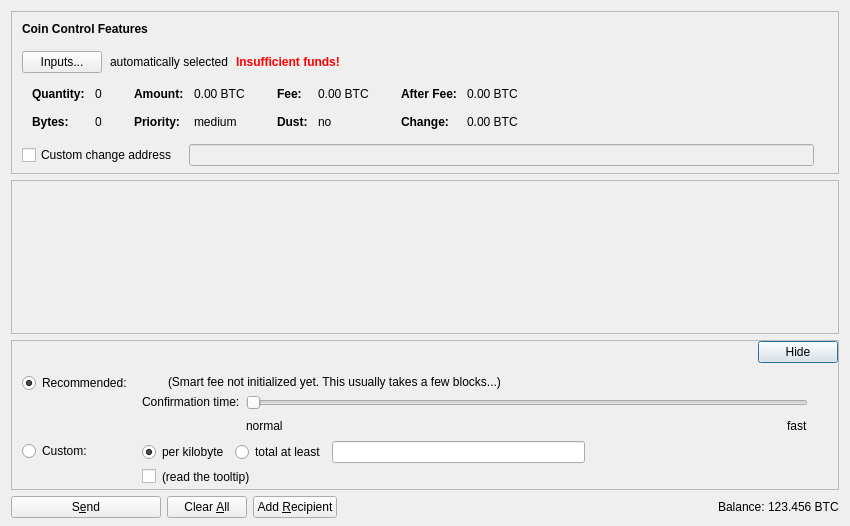
<?xml version="1.0" encoding="UTF-8"?>
<ui version="4.0">
 <class>SendCoinsDialog</class>
 <widget class="QDialog" name="SendCoinsDialog">
  <property name="geometry">
   <rect>
    <x>0</x>
    <y>0</y>
    <width>850</width>
    <height>526</height>
   </rect>
  </property>
  <property name="windowTitle">
   <string>Send Coins</string>
  </property>
  <layout class="QVBoxLayout" name="verticalLayout" stretch="0,1,0,0">
   <property name="bottomMargin">
    <number>8</number>
   </property>
   <item>
    <widget class="QFrame" name="frameCoinControl">
     <property name="sizePolicy">
      <sizepolicy hsizetype="Expanding" vsizetype="Expanding">
       <horstretch>0</horstretch>
       <verstretch>0</verstretch>
      </sizepolicy>
     </property>
     <property name="maximumSize">
      <size>
       <width>16777215</width>
       <height>16777215</height>
      </size>
     </property>
     <property name="frameShape">
      <enum>QFrame::StyledPanel</enum>
     </property>
     <property name="frameShadow">
      <enum>QFrame::Sunken</enum>
     </property>
     <layout class="QVBoxLayout" name="verticalLayoutCoinControl2">
      <property name="spacing">
       <number>0</number>
      </property>
      <property name="leftMargin">
       <number>0</number>
      </property>
      <property name="topMargin">
       <number>0</number>
      </property>
      <property name="rightMargin">
       <number>0</number>
      </property>
      <property name="bottomMargin">
       <number>6</number>
      </property>
      <item>
       <layout class="QVBoxLayout" name="verticalLayoutCoinControl" stretch="0,0,0,0,1">
        <property name="spacing">
         <number>0</number>
        </property>
        <property name="leftMargin">
         <number>10</number>
        </property>
        <property name="topMargin">
         <number>10</number>
        </property>
        <item>
         <layout class="QHBoxLayout" name="horizontalLayoutCoinControl1">
          <property name="bottomMargin">
           <number>15</number>
          </property>
          <item>
           <widget class="QLabel" name="labelCoinControlFeatures">
            <property name="sizePolicy">
             <sizepolicy hsizetype="Preferred" vsizetype="Maximum">
              <horstretch>0</horstretch>
              <verstretch>0</verstretch>
             </sizepolicy>
            </property>
            <property name="font">
             <font>
              <weight>75</weight>
              <bold>true</bold>
             </font>
            </property>
            <property name="styleSheet">
             <string notr="true">font-weight:bold;</string>
            </property>
            <property name="text">
             <string>Coin Control Features</string>
            </property>
           </widget>
          </item>
         </layout>
        </item>
        <item>
         <layout class="QHBoxLayout" name="horizontalLayoutCoinControl2" stretch="0,0,0,0">
          <property name="spacing">
           <number>8</number>
          </property>
          <property name="bottomMargin">
           <number>10</number>
          </property>
          <item>
           <widget class="QPushButton" name="pushButtonCoinControl">
            <property name="styleSheet">
             <string notr="true"/>
            </property>
            <property name="text">
             <string>Inputs...</string>
            </property>
            <property name="autoDefault">
             <bool>false</bool>
            </property>
           </widget>
          </item>
          <item>
           <widget class="QLabel" name="labelCoinControlAutomaticallySelected">
            <property name="text">
             <string>automatically selected</string>
            </property>
            <property name="margin">
             <number>5</number>
            </property>
           </widget>
          </item>
          <item>
           <widget class="QLabel" name="labelCoinControlInsuffFunds">
            <property name="font">
             <font>
              <weight>75</weight>
              <bold>true</bold>
             </font>
            </property>
            <property name="styleSheet">
             <string notr="true">color:red;font-weight:bold;</string>
            </property>
            <property name="text">
             <string>Insufficient funds!</string>
            </property>
            <property name="margin">
             <number>5</number>
            </property>
           </widget>
          </item>
          <item>
           <spacer name="horizontalSpacerCoinControl">
            <property name="orientation">
             <enum>Qt::Horizontal</enum>
            </property>
            <property name="sizeHint" stdset="0">
             <size>
              <width>40</width>
              <height>1</height>
             </size>
            </property>
           </spacer>
          </item>
         </layout>
        </item>
        <item>
         <widget class="QWidget" name="widgetCoinControl" native="true">
          <property name="sizePolicy">
           <sizepolicy hsizetype="Preferred" vsizetype="Preferred">
            <horstretch>0</horstretch>
            <verstretch>0</verstretch>
           </sizepolicy>
          </property>
          <property name="minimumSize">
           <size>
            <width>0</width>
            <height>0</height>
           </size>
          </property>
          <property name="styleSheet">
           <string notr="true"/>
          </property>
          <layout class="QHBoxLayout" name="horizontalLayoutCoinControl5">
           <property name="leftMargin">
            <number>0</number>
           </property>
           <property name="topMargin">
            <number>0</number>
           </property>
           <property name="rightMargin">
            <number>0</number>
           </property>
           <property name="bottomMargin">
            <number>0</number>
           </property>
           <item>
            <layout class="QHBoxLayout" name="horizontalLayoutCoinControl3" stretch="0,0,0,1">
             <property name="spacing">
              <number>20</number>
             </property>
             <property name="topMargin">
              <number>0</number>
             </property>
             <property name="bottomMargin">
              <number>10</number>
             </property>
             <item>
              <layout class="QFormLayout" name="formLayoutCoinControl1">
               <property name="horizontalSpacing">
                <number>10</number>
               </property>
               <property name="verticalSpacing">
                <number>14</number>
               </property>
               <property name="leftMargin">
                <number>10</number>
               </property>
               <property name="topMargin">
                <number>4</number>
               </property>
               <property name="rightMargin">
                <number>6</number>
               </property>
               <item row="0" column="0">
                <widget class="QLabel" name="labelCoinControlQuantityText">
                 <property name="font">
                  <font>
                   <weight>75</weight>
                   <bold>true</bold>
                  </font>
                 </property>
                 <property name="text">
                  <string>Quantity:</string>
                 </property>
                 <property name="margin">
                  <number>0</number>
                 </property>
                </widget>
               </item>
               <item row="0" column="1">
                <widget class="QLabel" name="labelCoinControlQuantity">
                 <property name="cursor">
                  <cursorShape>IBeamCursor</cursorShape>
                 </property>
                 <property name="contextMenuPolicy">
                  <enum>Qt::ActionsContextMenu</enum>
                 </property>
                 <property name="text">
                  <string notr="true">0</string>
                 </property>
                 <property name="margin">
                  <number>0</number>
                 </property>
                 <property name="textInteractionFlags">
                  <set>Qt::LinksAccessibleByMouse|Qt::TextSelectableByKeyboard|Qt::TextSelectableByMouse</set>
                 </property>
                </widget>
               </item>
               <item row="1" column="0">
                <widget class="QLabel" name="labelCoinControlBytesText">
                 <property name="font">
                  <font>
                   <weight>75</weight>
                   <bold>true</bold>
                  </font>
                 </property>
                 <property name="text">
                  <string>Bytes:</string>
                 </property>
                </widget>
               </item>
               <item row="1" column="1">
                <widget class="QLabel" name="labelCoinControlBytes">
                 <property name="cursor">
                  <cursorShape>IBeamCursor</cursorShape>
                 </property>
                 <property name="contextMenuPolicy">
                  <enum>Qt::ActionsContextMenu</enum>
                 </property>
                 <property name="text">
                  <string notr="true">0</string>
                 </property>
                 <property name="textInteractionFlags">
                  <set>Qt::LinksAccessibleByMouse|Qt::TextSelectableByKeyboard|Qt::TextSelectableByMouse</set>
                 </property>
                </widget>
               </item>
              </layout>
             </item>
             <item>
              <layout class="QFormLayout" name="formLayoutCoinControl2">
               <property name="horizontalSpacing">
                <number>10</number>
               </property>
               <property name="verticalSpacing">
                <number>14</number>
               </property>
               <property name="leftMargin">
                <number>6</number>
               </property>
               <property name="topMargin">
                <number>4</number>
               </property>
               <property name="rightMargin">
                <number>6</number>
               </property>
               <item row="0" column="0">
                <widget class="QLabel" name="labelCoinControlAmountText">
                 <property name="font">
                  <font>
                   <weight>75</weight>
                   <bold>true</bold>
                  </font>
                 </property>
                 <property name="text">
                  <string>Amount:</string>
                 </property>
                 <property name="margin">
                  <number>0</number>
                 </property>
                </widget>
               </item>
               <item row="0" column="1">
                <widget class="QLabel" name="labelCoinControlAmount">
                 <property name="cursor">
                  <cursorShape>IBeamCursor</cursorShape>
                 </property>
                 <property name="contextMenuPolicy">
                  <enum>Qt::ActionsContextMenu</enum>
                 </property>
                 <property name="text">
                  <string notr="true">0.00 BTC</string>
                 </property>
                 <property name="textInteractionFlags">
                  <set>Qt::LinksAccessibleByMouse|Qt::TextSelectableByKeyboard|Qt::TextSelectableByMouse</set>
                 </property>
                </widget>
               </item>
               <item row="1" column="0">
                <widget class="QLabel" name="labelCoinControlPriorityText">
                 <property name="font">
                  <font>
                   <weight>75</weight>
                   <bold>true</bold>
                  </font>
                 </property>
                 <property name="text">
                  <string>Priority:</string>
                 </property>
                </widget>
               </item>
               <item row="1" column="1">
                <widget class="QLabel" name="labelCoinControlPriority">
                 <property name="cursor">
                  <cursorShape>IBeamCursor</cursorShape>
                 </property>
                 <property name="contextMenuPolicy">
                  <enum>Qt::ActionsContextMenu</enum>
                 </property>
                 <property name="text">
                  <string notr="true">medium</string>
                 </property>
                 <property name="textInteractionFlags">
                  <set>Qt::LinksAccessibleByMouse|Qt::TextSelectableByKeyboard|Qt::TextSelectableByMouse</set>
                 </property>
                </widget>
               </item>
              </layout>
             </item>
             <item>
              <layout class="QFormLayout" name="formLayoutCoinControl3">
               <property name="horizontalSpacing">
                <number>10</number>
               </property>
               <property name="verticalSpacing">
                <number>14</number>
               </property>
               <property name="leftMargin">
                <number>6</number>
               </property>
               <property name="topMargin">
                <number>4</number>
               </property>
               <property name="rightMargin">
                <number>6</number>
               </property>
               <item row="0" column="0">
                <widget class="QLabel" name="labelCoinControlFeeText">
                 <property name="font">
                  <font>
                   <weight>75</weight>
                   <bold>true</bold>
                  </font>
                 </property>
                 <property name="text">
                  <string>Fee:</string>
                 </property>
                 <property name="margin">
                  <number>0</number>
                 </property>
                </widget>
               </item>
               <item row="0" column="1">
                <widget class="QLabel" name="labelCoinControlFee">
                 <property name="cursor">
                  <cursorShape>IBeamCursor</cursorShape>
                 </property>
                 <property name="contextMenuPolicy">
                  <enum>Qt::ActionsContextMenu</enum>
                 </property>
                 <property name="text">
                  <string notr="true">0.00 BTC</string>
                 </property>
                 <property name="textInteractionFlags">
                  <set>Qt::LinksAccessibleByMouse|Qt::TextSelectableByKeyboard|Qt::TextSelectableByMouse</set>
                 </property>
                </widget>
               </item>
               <item row="1" column="0">
                <widget class="QLabel" name="labelCoinControlLowOutputText">
                 <property name="font">
                  <font>
                   <weight>75</weight>
                   <bold>true</bold>
                  </font>
                 </property>
                 <property name="text">
                  <string>Dust:</string>
                 </property>
                </widget>
               </item>
               <item row="1" column="1">
                <widget class="QLabel" name="labelCoinControlLowOutput">
                 <property name="cursor">
                  <cursorShape>IBeamCursor</cursorShape>
                 </property>
                 <property name="contextMenuPolicy">
                  <enum>Qt::ActionsContextMenu</enum>
                 </property>
                 <property name="text">
                  <string notr="true">no</string>
                 </property>
                 <property name="textInteractionFlags">
                  <set>Qt::LinksAccessibleByMouse|Qt::TextSelectableByKeyboard|Qt::TextSelectableByMouse</set>
                 </property>
                </widget>
               </item>
              </layout>
             </item>
             <item>
              <layout class="QFormLayout" name="formLayoutCoinControl4">
               <property name="horizontalSpacing">
                <number>10</number>
               </property>
               <property name="verticalSpacing">
                <number>14</number>
               </property>
               <property name="leftMargin">
                <number>6</number>
               </property>
               <property name="topMargin">
                <number>4</number>
               </property>
               <property name="rightMargin">
                <number>6</number>
               </property>
               <item row="0" column="0">
                <widget class="QLabel" name="labelCoinControlAfterFeeText">
                 <property name="font">
                  <font>
                   <weight>75</weight>
                   <bold>true</bold>
                  </font>
                 </property>
                 <property name="text">
                  <string>After Fee:</string>
                 </property>
                 <property name="margin">
                  <number>0</number>
                 </property>
                </widget>
               </item>
               <item row="0" column="1">
                <widget class="QLabel" name="labelCoinControlAfterFee">
                 <property name="cursor">
                  <cursorShape>IBeamCursor</cursorShape>
                 </property>
                 <property name="contextMenuPolicy">
                  <enum>Qt::ActionsContextMenu</enum>
                 </property>
                 <property name="text">
                  <string notr="true">0.00 BTC</string>
                 </property>
                 <property name="textInteractionFlags">
                  <set>Qt::LinksAccessibleByMouse|Qt::TextSelectableByKeyboard|Qt::TextSelectableByMouse</set>
                 </property>
                </widget>
               </item>
               <item row="1" column="0">
                <widget class="QLabel" name="labelCoinControlChangeText">
                 <property name="font">
                  <font>
                   <weight>75</weight>
                   <bold>true</bold>
                  </font>
                 </property>
                 <property name="text">
                  <string>Change:</string>
                 </property>
                </widget>
               </item>
               <item row="1" column="1">
                <widget class="QLabel" name="labelCoinControlChange">
                 <property name="cursor">
                  <cursorShape>IBeamCursor</cursorShape>
                 </property>
                 <property name="contextMenuPolicy">
                  <enum>Qt::ActionsContextMenu</enum>
                 </property>
                 <property name="text">
                  <string notr="true">0.00 BTC</string>
                 </property>
                 <property name="textInteractionFlags">
                  <set>Qt::LinksAccessibleByMouse|Qt::TextSelectableByKeyboard|Qt::TextSelectableByMouse</set>
                 </property>
                </widget>
               </item>
              </layout>
             </item>
            </layout>
           </item>
          </layout>
         </widget>
        </item>
        <item>
         <layout class="QHBoxLayout" name="horizontalLayoutCoinControl4" stretch="0,0,0">
          <property name="spacing">
           <number>12</number>
          </property>
          <property name="sizeConstraint">
           <enum>QLayout::SetDefaultConstraint</enum>
          </property>
          <property name="topMargin">
           <number>5</number>
          </property>
          <property name="rightMargin">
           <number>5</number>
          </property>
          <item>
           <widget class="QCheckBox" name="checkBoxCoinControlChange">
            <property name="toolTip">
             <string>If this is activated, but the change address is empty or invalid, change will be sent to a newly generated address.</string>
            </property>
            <property name="text">
             <string>Custom change address</string>
            </property>
           </widget>
          </item>
          <item>
           <widget class="QValidatedLineEdit" name="lineEditCoinControlChange">
            <property name="enabled">
             <bool>false</bool>
            </property>
            <property name="sizePolicy">
             <sizepolicy hsizetype="Expanding" vsizetype="Fixed">
              <horstretch>0</horstretch>
              <verstretch>0</verstretch>
             </sizepolicy>
            </property>
           </widget>
          </item>
          <item>
           <widget class="QLabel" name="labelCoinControlChangeLabel">
            <property name="sizePolicy">
             <sizepolicy hsizetype="Preferred" vsizetype="Expanding">
              <horstretch>0</horstretch>
              <verstretch>0</verstretch>
             </sizepolicy>
            </property>
            <property name="minimumSize">
             <size>
              <width>0</width>
              <height>0</height>
             </size>
            </property>
            <property name="text">
             <string/>
            </property>
            <property name="margin">
             <number>3</number>
            </property>
           </widget>
          </item>
         </layout>
        </item>
        <item>
         <spacer name="verticalSpacerCoinControl">
          <property name="orientation">
           <enum>Qt::Vertical</enum>
          </property>
          <property name="sizeHint" stdset="0">
           <size>
            <width>800</width>
            <height>1</height>
           </size>
          </property>
         </spacer>
        </item>
       </layout>
      </item>
     </layout>
    </widget>
   </item>
   <item>
    <widget class="QScrollArea" name="scrollArea">
     <property name="widgetResizable">
      <bool>true</bool>
     </property>
     <widget class="QWidget" name="scrollAreaWidgetContents">
      <property name="geometry">
       <rect>
        <x>0</x>
        <y>0</y>
        <width>830</width>
        <height>104</height>
       </rect>
      </property>
      <layout class="QVBoxLayout" name="verticalLayout_2" stretch="0,1">
       <property name="leftMargin">
        <number>0</number>
       </property>
       <property name="topMargin">
        <number>0</number>
       </property>
       <property name="rightMargin">
        <number>0</number>
       </property>
       <property name="bottomMargin">
        <number>0</number>
       </property>
       <item>
        <layout class="QVBoxLayout" name="entries">
         <property name="spacing">
          <number>6</number>
         </property>
        </layout>
       </item>
       <item>
        <spacer name="verticalSpacer">
         <property name="orientation">
          <enum>Qt::Vertical</enum>
         </property>
         <property name="sizeHint" stdset="0">
          <size>
           <width>20</width>
           <height>40</height>
          </size>
         </property>
        </spacer>
       </item>
      </layout>
     </widget>
    </widget>
   </item>
   <item>
    <widget class="QFrame" name="frameFee">
     <property name="sizePolicy">
      <sizepolicy hsizetype="Expanding" vsizetype="Expanding">
       <horstretch>0</horstretch>
       <verstretch>0</verstretch>
      </sizepolicy>
     </property>
     <property name="maximumSize">
      <size>
       <width>16777215</width>
       <height>16777215</height>
      </size>
     </property>
     <property name="frameShape">
      <enum>QFrame::StyledPanel</enum>
     </property>
     <property name="frameShadow">
      <enum>QFrame::Sunken</enum>
     </property>
     <layout class="QVBoxLayout" name="verticalLayoutFee1">
      <property name="spacing">
       <number>0</number>
      </property>
      <property name="leftMargin">
       <number>0</number>
      </property>
      <property name="topMargin">
       <number>0</number>
      </property>
      <property name="rightMargin">
       <number>0</number>
      </property>
      <property name="bottomMargin">
       <number>0</number>
      </property>
      <item>
       <layout class="QVBoxLayout" name="verticalLayoutFee2" stretch="0,0,0">
        <property name="spacing">
         <number>0</number>
        </property>
        <property name="leftMargin">
         <number>10</number>
        </property>
        <property name="topMargin">
         <number>0</number>
        </property>
        <item>
         <layout class="QHBoxLayout" name="horizontalLayoutFee1">
          <property name="bottomMargin">
           <number>0</number>
          </property>
          <item>
           <layout class="QVBoxLayout" name="verticalLayoutFee7">
            <property name="spacing">
             <number>0</number>
            </property>
            <item>
             <spacer name="verticalSpacerSmartFee">
              <property name="orientation">
               <enum>Qt::Vertical</enum>
              </property>
              <property name="sizeType">
               <enum>QSizePolicy::Fixed</enum>
              </property>
              <property name="sizeHint" stdset="0">
               <size>
                <width>1</width>
                <height>4</height>
               </size>
              </property>
             </spacer>
            </item>
            <item>
             <spacer name="verticalSpacer_5">
              <property name="orientation">
               <enum>Qt::Vertical</enum>
              </property>
              <property name="sizeHint" stdset="0">
               <size>
                <width>1</width>
                <height>1</height>
               </size>
              </property>
             </spacer>
            </item>
           </layout>
          </item>
          <item>
           <spacer name="horizontalSpacer_4">
            <property name="orientation">
             <enum>Qt::Horizontal</enum>
            </property>
            <property name="sizeHint" stdset="0">
             <size>
              <width>40</width>
              <height>20</height>
             </size>
            </property>
           </spacer>
          </item>
          <item>
           <widget class="QPushButton" name="buttonMinimizeFee">
            <property name="toolTip">
             <string>collapse fee-settings</string>
            </property>
            <property name="text">
             <string>Hide</string>
            </property>
           </widget>
          </item>
         </layout>
        </item>
        <item>
         <widget class="QFrame" name="frameFeeSelection">
          <layout class="QVBoxLayout" name="verticalLayoutFee12">
           <property name="spacing">
            <number>0</number>
           </property>
           <property name="leftMargin">
            <number>0</number>
           </property>
           <property name="topMargin">
            <number>0</number>
           </property>
           <property name="rightMargin">
            <number>0</number>
           </property>
           <property name="bottomMargin">
            <number>0</number>
           </property>
           <item>
            <layout class="QGridLayout" name="gridLayoutFee">
             <property name="topMargin">
              <number>10</number>
             </property>
             <property name="bottomMargin">
              <number>4</number>
             </property>
             <property name="horizontalSpacing">
              <number>10</number>
             </property>
             <property name="verticalSpacing">
              <number>4</number>
             </property>
             <item row="1" column="1">
              <layout class="QVBoxLayout" name="verticalLayoutFee8">
               <property name="spacing">
                <number>6</number>
               </property>
               <item>
                <layout class="QHBoxLayout" name="horizontalLayoutFee13">
                 <item>
                  <widget class="QRadioButton" name="radioCustomPerKilobyte">
                   <property name="toolTip">
                    <string>If the custom fee is set to 1000 satoshis and the transaction is only 250 bytes, then &quot;per kilobyte&quot; only pays 250 satoshis in fee, while &quot;total at least&quot; pays 1000 satoshis. For transactions bigger than a kilobyte both pay by kilobyte.</string>
                   </property>
                   <property name="text">
                    <string>per kilobyte</string>
                   </property>
                   <property name="checked">
                    <bool>true</bool>
                   </property>
                   <attribute name="buttonGroup">
                    <string notr="true">groupCustomFee</string>
                   </attribute>
                  </widget>
                 </item>
                 <item>
                  <widget class="QRadioButton" name="radioCustomAtLeast">
                   <property name="toolTip">
                    <string>If the custom fee is set to 1000 satoshis and the transaction is only 250 bytes, then &quot;per kilobyte&quot; only pays 250 satoshis in fee, while &quot;total at least&quot; pays 1000 satoshis. For transactions bigger than a kilobyte both pay by kilobyte.</string>
                   </property>
                   <property name="text">
                    <string>total at least</string>
                   </property>
                   <attribute name="buttonGroup">
                    <string notr="true">groupCustomFee</string>
                   </attribute>
                  </widget>
                 </item>
                 <item>
                  <widget class="BitcoinAmountField" name="customFee"/>
                 </item>
                 <item>
                  <spacer name="horizontalSpacer_6">
                   <property name="orientation">
                    <enum>Qt::Horizontal</enum>
                   </property>
                   <property name="sizeHint" stdset="0">
                    <size>
                     <width>1</width>
                     <height>1</height>
                    </size>
                   </property>
                  </spacer>
                 </item>
                </layout>
               </item>
               <item>
                <layout class="QHBoxLayout" name="horizontalLayoutFee8">
                 <item>
                  <widget class="QCheckBox" name="checkBoxMinimumFee">
                   <property name="toolTip">
                    <string>Paying only the minimum fee is just fine as long as there is less transaction volume than space in the blocks. But be aware that this can end up in a never confirming transaction once there is more demand for bitcoin transactions than the network can process.</string>
                   </property>
                   <property name="text">
                    <string/>
                   </property>
                  </widget>
                 </item>
                 <item>
                  <widget class="QLabel" name="labelMinFeeWarning">
                   <property name="enabled">
                    <bool>true</bool>
                   </property>
                   <property name="toolTip">
                    <string>Paying only the minimum fee is just fine as long as there is less transaction volume than space in the blocks. But be aware that this can end up in a never confirming transaction once there is more demand for bitcoin transactions than the network can process.</string>
                   </property>
                   <property name="text">
                    <string>(read the tooltip)</string>
                   </property>
                   <property name="margin">
                    <number>5</number>
                   </property>
                  </widget>
                 </item>
                 <item>
                  <spacer name="horizontalSpacer_2">
                   <property name="orientation">
                    <enum>Qt::Horizontal</enum>
                   </property>
                   <property name="sizeHint" stdset="0">
                    <size>
                     <width>1</width>
                     <height>1</height>
                    </size>
                   </property>
                  </spacer>
                 </item>
                </layout>
               </item>
              </layout>
             </item>
             <item row="0" column="0">
              <layout class="QVBoxLayout" name="verticalLayoutFee4" stretch="0,1">
               <item>
                <widget class="QRadioButton" name="radioSmartFee">
                 <property name="text">
                  <string>Recommended:</string>
                 </property>
                 <property name="checked">
                  <bool>true</bool>
                 </property>
                 <attribute name="buttonGroup">
                  <string notr="true">groupFee</string>
                 </attribute>
                </widget>
               </item>
               <item>
                <spacer name="verticalSpacer_2">
                 <property name="orientation">
                  <enum>Qt::Vertical</enum>
                 </property>
                 <property name="sizeHint" stdset="0">
                  <size>
                   <width>1</width>
                   <height>1</height>
                  </size>
                 </property>
                </spacer>
               </item>
              </layout>
             </item>
             <item row="1" column="0">
              <layout class="QVBoxLayout" name="verticalLayoutFee9" stretch="0,1">
               <item>
                <widget class="QRadioButton" name="radioCustomFee">
                 <property name="text">
                  <string>Custom:</string>
                 </property>
                 <attribute name="buttonGroup">
                  <string notr="true">groupFee</string>
                 </attribute>
                </widget>
               </item>
               <item>
                <spacer name="verticalSpacer_6">
                 <property name="orientation">
                  <enum>Qt::Vertical</enum>
                 </property>
                 <property name="sizeHint" stdset="0">
                  <size>
                   <width>1</width>
                   <height>1</height>
                  </size>
                 </property>
                </spacer>
               </item>
              </layout>
             </item>
             <item row="0" column="1">
              <layout class="QVBoxLayout" name="verticalLayoutFee3" stretch="0,0,1">
               <property name="spacing">
                <number>6</number>
               </property>
               <property name="topMargin">
                <number>2</number>
               </property>
               <item>
                <layout class="QHBoxLayout" name="horizontalLayoutFee12">
                 <item>
                  <widget class="QLabel" name="labelSmartFee">
                   <property name="text">
                    <string/>
                   </property>
                   <property name="margin">
                    <number>2</number>
                   </property>
                  </widget>
                 </item>
                 <item>
                  <widget class="QLabel" name="labelFeeEstimation">
                   <property name="text">
                    <string/>
                   </property>
                  </widget>
                 </item>
                 <item>
                  <widget class="QLabel" name="labelSmartFee2">
                   <property name="text">
                    <string>(Smart fee not initialized yet. This usually takes a few blocks...)</string>
                   </property>
                   <property name="margin">
                    <number>2</number>
                   </property>
                  </widget>
                 </item>
                 <item>
                  <spacer name="horizontalSpacer_5">
                   <property name="orientation">
                    <enum>Qt::Horizontal</enum>
                   </property>
                   <property name="sizeHint" stdset="0">
                    <size>
                     <width>1</width>
                     <height>1</height>
                    </size>
                   </property>
                  </spacer>
                 </item>
                </layout>
               </item>
               <item>
                <layout class="QHBoxLayout" name="horizontalLayoutFee9">
                 <item>
                  <layout class="QVBoxLayout" name="verticalLayoutFee6">
                   <item>
                    <widget class="QLabel" name="labelSmartFee3">
                     <property name="text">
                      <string>Confirmation time:</string>
                     </property>
                     <property name="margin">
                      <number>2</number>
                     </property>
                    </widget>
                   </item>
                   <item>
                    <spacer name="verticalSpacer_3">
                     <property name="orientation">
                      <enum>Qt::Vertical</enum>
                     </property>
                     <property name="sizeHint" stdset="0">
                      <size>
                       <width>1</width>
                       <height>1</height>
                      </size>
                     </property>
                    </spacer>
                   </item>
                  </layout>
                 </item>
                 <item>
                  <layout class="QVBoxLayout" name="verticalLayoutFee5">
                   <property name="rightMargin">
                    <number>30</number>
                   </property>
                   <item>
                    <widget class="QSlider" name="sliderSmartFee">
                     <property name="minimum">
                      <number>0</number>
                     </property>
                     <property name="maximum">
                      <number>24</number>
                     </property>
                     <property name="pageStep">
                      <number>1</number>
                     </property>
                     <property name="value">
                      <number>0</number>
                     </property>
                     <property name="orientation">
                      <enum>Qt::Horizontal</enum>
                     </property>
                     <property name="invertedAppearance">
                      <bool>false</bool>
                     </property>
                     <property name="invertedControls">
                      <bool>false</bool>
                     </property>
                     <property name="tickPosition">
                      <enum>QSlider::NoTicks</enum>
                     </property>
                    </widget>
                   </item>
                   <item>
                    <layout class="QHBoxLayout" name="horizontalLayoutFee10">
                     <item>
                      <widget class="QLabel" name="labelSmartFeeNormal">
                       <property name="text">
                        <string>normal</string>
                       </property>
                      </widget>
                     </item>
                     <item>
                      <spacer name="horizontalSpacer_3">
                       <property name="orientation">
                        <enum>Qt::Horizontal</enum>
                       </property>
                       <property name="sizeHint" stdset="0">
                        <size>
                         <width>40</width>
                         <height>20</height>
                        </size>
                       </property>
                      </spacer>
                     </item>
                     <item>
                      <widget class="QLabel" name="labelSmartFeeFast">
                       <property name="text">
                        <string>fast</string>
                       </property>
                      </widget>
                     </item>
                    </layout>
                   </item>
                  </layout>
                 </item>
                </layout>
               </item>
               <item>
                <spacer name="verticalSpacer_4">
                 <property name="orientation">
                  <enum>Qt::Vertical</enum>
                 </property>
                 <property name="sizeHint" stdset="0">
                  <size>
                   <width>1</width>
                   <height>1</height>
                  </size>
                 </property>
                </spacer>
               </item>
              </layout>
             </item>
            </layout>
           </item>
          </layout>
         </widget>
        </item>
        <item>
         <spacer name="verticalSpacerFee">
          <property name="orientation">
           <enum>Qt::Vertical</enum>
          </property>
          <property name="sizeHint" stdset="0">
           <size>
            <width>800</width>
            <height>1</height>
           </size>
          </property>
         </spacer>
        </item>
       </layout>
      </item>
     </layout>
    </widget>
   </item>
   <item>
    <layout class="QHBoxLayout" name="horizontalLayout">
     <item>
      <widget class="QPushButton" name="sendButton">
       <property name="minimumSize">
        <size>
         <width>150</width>
         <height>0</height>
        </size>
       </property>
       <property name="toolTip">
        <string>Confirm the send action</string>
       </property>
       <property name="text">
        <string>S&amp;end</string>
       </property>
       <property name="icon">
        <iconset resource="../bitcoin.qrc">
         <normaloff>:/icons/send</normaloff>:/icons/send</iconset>
       </property>
       <property name="autoDefault">
        <bool>false</bool>
       </property>
       <property name="default">
        <bool>false</bool>
       </property>
      </widget>
     </item>
     <item>
      <widget class="QPushButton" name="clearButton">
       <property name="sizePolicy">
        <sizepolicy hsizetype="Minimum" vsizetype="Fixed">
         <horstretch>0</horstretch>
         <verstretch>0</verstretch>
        </sizepolicy>
       </property>
       <property name="toolTip">
        <string>Clear all fields of the form.</string>
       </property>
       <property name="text">
        <string>Clear &amp;All</string>
       </property>
       <property name="icon">
        <iconset resource="../bitcoin.qrc">
         <normaloff>:/icons/remove</normaloff>:/icons/remove</iconset>
       </property>
       <property name="autoDefault">
        <bool>false</bool>
       </property>
      </widget>
     </item>
     <item>
      <widget class="QPushButton" name="addButton">
       <property name="toolTip">
        <string>Send to multiple recipients at once</string>
       </property>
       <property name="text">
        <string>Add &amp;Recipient</string>
       </property>
       <property name="icon">
        <iconset resource="../bitcoin.qrc">
         <normaloff>:/icons/add</normaloff>:/icons/add</iconset>
       </property>
       <property name="autoDefault">
        <bool>false</bool>
       </property>
      </widget>
     </item>
     <item>
      <spacer name="horizontalSpacer">
       <property name="orientation">
        <enum>Qt::Horizontal</enum>
       </property>
       <property name="sizeHint" stdset="0">
        <size>
         <width>40</width>
         <height>20</height>
        </size>
       </property>
      </spacer>
     </item>
     <item>
      <layout class="QHBoxLayout" name="horizontalLayout_2">
       <property name="spacing">
        <number>3</number>
       </property>
       <item>
        <widget class="QLabel" name="label">
         <property name="sizePolicy">
          <sizepolicy hsizetype="Preferred" vsizetype="Fixed">
           <horstretch>0</horstretch>
           <verstretch>0</verstretch>
          </sizepolicy>
         </property>
         <property name="text">
          <string>Balance:</string>
         </property>
        </widget>
       </item>
       <item>
        <widget class="QLabel" name="labelBalance">
         <property name="sizePolicy">
          <sizepolicy hsizetype="Preferred" vsizetype="Fixed">
           <horstretch>0</horstretch>
           <verstretch>0</verstretch>
          </sizepolicy>
         </property>
         <property name="cursor">
          <cursorShape>IBeamCursor</cursorShape>
         </property>
         <property name="text">
          <string notr="true">123.456 BTC</string>
         </property>
         <property name="textInteractionFlags">
          <set>Qt::LinksAccessibleByMouse|Qt::TextSelectableByKeyboard|Qt::TextSelectableByMouse</set>
         </property>
        </widget>
       </item>
      </layout>
     </item>
    </layout>
   </item>
  </layout>
 </widget>
 <customwidgets>
  <customwidget>
   <class>QValidatedLineEdit</class>
   <extends>QLineEdit</extends>
   <header>qvalidatedlineedit.h</header>
  </customwidget>
  <customwidget>
   <class>BitcoinAmountField</class>
   <extends>QLineEdit</extends>
   <header>bitcoinamountfield.h</header>
   <container>1</container>
  </customwidget>
 </customwidgets>
 <resources>
  <include location="../bitcoin.qrc"/>
 </resources>
 <connections/>
 <buttongroups>
  <buttongroup name="groupFee"/>
  <buttongroup name="groupCustomFee"/>
 </buttongroups>
</ui>
